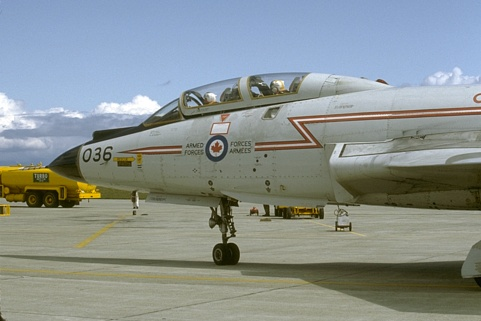
#> input picture example/input_folder/10081.jpg, 481 x 321 px
$ python -i extractor_gray.py   (imports and definitions only)   (older library calls are emulated)
#> lines starting #> are read from the running program, lines starting #| are printed output that depends on the picture; after the words box and inside, x2 and y2 are one past the last pixel; in counts of white or black regions, pixels touching at a corner belong together
import cv2
import numpy as np
from scipy import stats
from skimage import feature
import math


def desvio(x):
    vet = x.ravel()
    desvio = stats.tstd(vet)
    return np.ones(len(vet))*desvio

def block_process(img,X,fun):
    img_array = img.ravel()
    height, width = img.shape[:2]
    length = len(img_array)
    B = np.zeros(length).reshape(img.shape[:2])
    process_length = X*X
    for i in range(0,height,X):
        limit_h = i + X
        if(i+X > height):
            limit_h = height
        for j in range(0,width,X):
            limit_w = j + X
            if(j+X > width):
                limit_w = width
            bloco = img[i:limit_h,j:limit_w]
            bloco_ravel = bloco.ravel()
            #print "i:",i,"j:",j
            if(len(bloco_ravel) < process_length):
                zeros = np.zeros(process_length - len(bloco_ravel))
                bloco_ravel = np.concatenate((bloco_ravel,zeros))
            block = fun(bloco_ravel)
            #print block.reshape(bloco.shape[:2])
            h,w = bloco.shape[:2]
            limite_total = h*w
            B[i:limit_h,j:limit_w] = block[0:limite_total].reshape(bloco.shape[:2])

    return B

def SNM(img):
    L_ldr = img.astype("double")
    u = stats.tmean(L_ldr.ravel())
    I1 = block_process(L_ldr,11,desvio)
    I1 = I1.reshape(img.shape[:2])
    sig = stats.tmean(I1.ravel())
    phat_1 = 4.4
    phat_2 = 10.1
    beta_mode = (phat_1 - 1)/(phat_1 + phat_2 - 2)
    C_0 = stats.beta.pdf(beta_mode,phat_1,phat_2)
    C = stats.beta.pdf(sig/64.29,phat_1,phat_2)
    pc = C/C_0
    #pc
    muhat = 115.94
    sigmahat = 27.99
    B_0 = stats.norm.pdf(muhat,muhat,sigmahat)
    B = stats.norm.pdf(u,muhat,sigmahat)
    pb = B/B_0
    N = pb*pc
    return N

def eme(img, M,L):
    how_many = int(math.floor(M/L))
    E = 0
    B1 = np.zeros(L)
    m1 = 0
    for m in range(0,how_many):
        n1 = 0
        for n in range(0,how_many):
            B1 = img[m1:(m1+L),n1:(n1+L)]
            b_min = np.min(B1.ravel())
            b_max = np.max(B1.ravel())
            if b_min>0:
                b_ratio = b_max/b_min
                E = E +20*np.log(b_ratio)
            n1 = n1 + L
        m1 = m1 + L
    E = (E/how_many)/how_many
    return E


#mean_I,std_I,entropy_I,std_hist_I,kurt_hist_I,skew_hist_I,lbp_0,lbp_1,lbp_2,lbp_3,lbp_4,lbp_5,lbp_6,lbp_7,lbp_8,lbp_9,com_entropy,com_inertia,com_energy,com_correlation,com_homogeniety,FFT_energy,FFT_entropy,FFT_intertia,FFT_homogeneity, SNM,EME

def extract_gray_features(img):
    #img = cv2.imread(arquivo,0)
    histogram,bins = np.histogram(img.ravel(),256,[0,256])
    normalized_histogram = histogram.astype(float) / sum(histogram) #Normalizing Histogram

    descritores = []

    #Espaciais
    #-----------------------#
    media_img = stats.tmean(img.ravel())
    std_img = stats.tstd(img.ravel())
    entropy_img = stats.entropy(histogram, base=2)
    descritores.append(media_img)
    descritores.append(std_img)
    descritores.append(entropy_img)
    #------------------------#

    #histogram
    #----------------------#
    std_hist = np.std(normalized_histogram)
    kurt_hist = stats.kurtosis(normalized_histogram,fisher=False)
    skew_hist = stats.skew(normalized_histogram)
    descritores.append(std_hist)
    descritores.append(kurt_hist)
    descritores.append(skew_hist)
    #----------------------#

    #LBP
    #----------------------#

    #lbp_default = feature.local_binary_pattern(img,8,1,method="default")
    #lbp_ror = feature.local_binary_pattern(img,8,1,method="ror")
    #lbp_nriuniform = feature.local_binary_pattern(img,8,1,method="nri_uniform")
    #lbp_var = feature.local_binary_pattern(img,8,1,method="var")
    lbp_uniform = feature.local_binary_pattern(img,8,1,method="uniform")
    (hist, _) = np.histogram(lbp_uniform.ravel(),10,[0,10])
    hist = hist/np.linalg.norm(hist)
    descritores = descritores + hist.tolist()

    #----------------------#
    #Co-ocorrence MATRIX
    #---------------------------------#
    co_ocurrence_matrix = feature.greycomatrix(img,[1],[0],levels=256,normed=True)
    co_ocurrence_matrix_nonorm = feature.greycomatrix(img,[1],[0],levels=256,normed=False)
    co_ocurrence_matrix2 = co_ocurrence_matrix[:,:,0,0]
    co_ocurrence_matrix_nonorm = co_ocurrence_matrix_nonorm[:,:,0,0]

    co_ocurrence_matrix_nonorm[co_ocurrence_matrix_nonorm >=1] = 1

    hist_glcm,bins = np.histogram(co_ocurrence_matrix_nonorm.ravel(),256,[0,1])
    norm_hist_glcm = hist_glcm.astype(float) / sum(hist_glcm)
    soma = 0
    for i in range(0,256):
        if(norm_hist_glcm[i] != 0):
            soma = soma + norm_hist_glcm[i]*np.log2(norm_hist_glcm[i])


    com_entropy = -1*soma
    com_inertia = feature.greycoprops(co_ocurrence_matrix,'contrast')
    com_correlation = feature.greycoprops(co_ocurrence_matrix,'correlation')
    com_energy = feature.greycoprops(co_ocurrence_matrix,'energy')
    com_energy = com_energy * com_energy
    com_homogeniety = 0

    for i in range(0,co_ocurrence_matrix2.shape[0]):
        for j in range(0,co_ocurrence_matrix2.shape[1]):
            com_homogeniety = com_homogeniety + co_ocurrence_matrix2[i,j]/ (1 + abs(i-j))

    descritores.append(com_entropy)
    descritores.append(com_inertia.ravel()[0])
    descritores.append(com_energy.ravel()[0])
    descritores.append(com_correlation.ravel()[0])
    descritores.append(com_homogeniety)

    #---------------------------------#

    #Fourier Transform
    #---------------------------------#
    F = np.fft.fft2(img)
    NFP = F

    spectral_energy = sum(sum(abs(F)*abs(F)))
    spectral_energy = 1.0/F.ravel().size * spectral_energy

    F = np.fft.fftshift(F)
    F = abs(F)
    F = np.log(F+1)

    out = np.zeros(F.ravel().size,np.double)
    F = cv2.normalize(F,out,1.0,0.0,cv2.NORM_MINMAX)
    NFP = abs(np.real(NFP))/math.sqrt(abs(spectral_energy))

    NFP_energy = 0
    NFP_entropy = 0
    NFP_inertia = 0
    NFP_homogeneity = 0


    for i in range(0,NFP.shape[0]):
        for j in range(0,NFP.shape[1]):
            NFP_entropy = NFP_entropy + NFP[i,j]* np.log(NFP[i,j]);

            NFP_energy = NFP_energy + ( NFP[i,j]* NFP[i,j] );

            NFP_inertia = NFP_inertia + (i-j) * NFP[i,j];

            NFP_homogeneity = NFP_homogeneity + NFP[i,j]/( 1 + abs(i-j));


    NFP_energy = NFP_energy / NFP.ravel().size
    NFP_homogeneity = NFP_homogeneity / NFP.ravel().size
    NFP_entropy = NFP_entropy / NFP.ravel().size
    NFP_inertia = NFP_inertia / NFP.ravel().size

    descritores.append(NFP_energy)
    descritores.append(NFP_entropy)
    descritores.append(NFP_inertia)
    descritores.append(NFP_homogeneity)
    #-----------------------------------------#

    #QUALIDADE
    #---------------------------------------#
    #SMN

    descritores.append(SNM(img))

    #EME
    nrows = img.shape[0]
    ncols = img.shape[1]

    if(nrows > ncols):
        csize = ncols
    else:
        csize = nrows

    if(csize % 2 != 0):
        csize = csize - 1

    xmin = int(round(ncols/2)) - int(round(csize/2))
    ymin = int(round(nrows/2)) - int(round(csize/2))

    crop = img[ymin:ymin+csize,xmin:xmin+csize]
    EME_original = eme(crop.astype("float"),crop.shape[0],8)

    descritores.append(EME_original)


    #-------------------------------------------#
    return descritores

>>> import cv2
>>> picture = cv2.imread('example/input_folder/10081.jpg', cv2.IMREAD_GRAYSCALE)
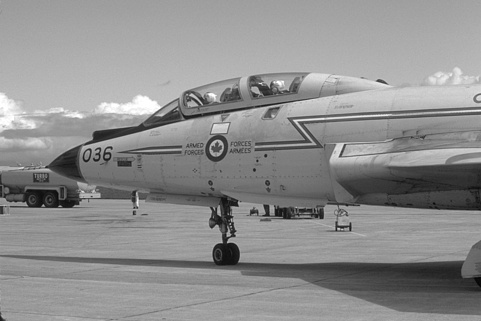
#> picture: shape (321, 481); min 5, max 255, mean 142.5
>>> result = extract_gray_features(picture)
#> in extract_gray_features, `histogram,bins = np.histogram(img.ravel(),256,[0,256])`: histogram = 256 values, max 3374 at index 158, min 0 at index 0, mean 603.1; bins = 257 values from 0 to 256
#> in extract_gray_features, `normalized_histogram = histogram.astype(float) / sum(histogram)`: normalized_histogram = 256 values, max 0.0219 at index 158, min 0 at index 0, mean 0.00391
#> in extract_gray_features, `media_img = stats.tmean(img.ravel())`: media_img = 4.45
#> in extract_gray_features, `std_img = stats.tstd(img.ravel())`: std_img = 41.3
#> in extract_gray_features, `entropy_img = stats.entropy(histogram, base=2)`: entropy_img = 7.08
#> in extract_gray_features, `std_hist = np.std(normalized_histogram)`: std_hist = 0.00504
#> in extract_gray_features, `kurt_hist = stats.kurtosis(normalized_histogram,fisher=False)`: kurt_hist = 6.13
#> in extract_gray_features, `skew_hist = stats.skew(normalized_histogram)`: skew_hist = 1.98
#> in extract_gray_features, `lbp_uniform = feature.local_binary_pattern(img,8,1,method="uniform")`:
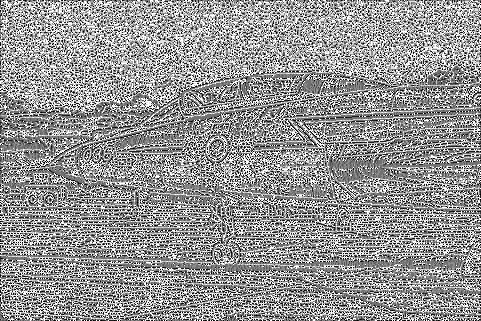
#> lbp_uniform: shape (321, 481) float64; min 0, max 9, mean 5.24; drawn with min black and max white
#> in extract_gray_features, `(hist, _) = np.histogram(lbp_uniform.ravel(),10,[0,10])`: hist = [8181, 14850, 5400, 13354, 21885, 19230, 10894, 15848, 19969, 24790]
#> in extract_gray_features, `hist = hist/np.linalg.norm(hist)`: hist = [0.157, 0.284, 0.103, 0.256, 0.419, 0.368, 0.209, 0.303, 0.382, 0.475]
#> in extract_gray_features, `descritores = descritores + hist.tolist()`: descritores = [4.45, 41.3, 7.08, 0.00504, 6.13, 1.98, 0.157, 0.284, 0.103, 0.256, 0.419, 0.368, 0.209, 0.303, 0.382, 0.475]
#> in extract_gray_features, `co_ocurrence_matrix2 = co_ocurrence_matrix[:,:,0,0]`:
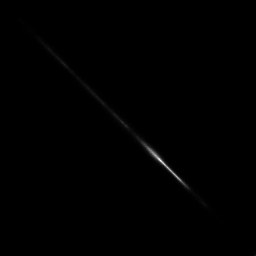
#> co_ocurrence_matrix2: shape (256, 256) float64; min 0, max 0.00558, mean 1.53e-05; drawn with min black and max white
#> in extract_gray_features, `co_ocurrence_matrix_nonorm[co_ocurrence_matrix_nonorm >=1] = 1`:
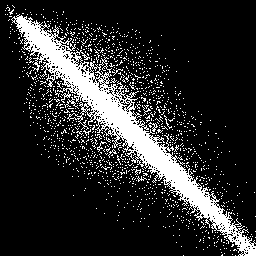
#> co_ocurrence_matrix_nonorm: shape (256, 256) uint32; values 0 (black) and 1 (white), 16.8% white; 1258 white regions (1249 under 20 px), largest, box (x1, y1, x2, y2) and area: (11, 14, 256, 256) 8283, (64, 97, 79, 109) 43, (61, 91, 71, 103) 36
#> in extract_gray_features, `hist_glcm,bins = np.histogram(co_ocurrence_matrix_nonorm.ravel(),256,[..`: hist_glcm = 256 values, max 54550 at index 0, min 0 at index 1, mean 256; bins = 257 values from 0 to 1
#> in extract_gray_features, `norm_hist_glcm = hist_glcm.astype(float) / sum(hist_glcm)`: norm_hist_glcm = 256 values, max 0.832 at index 0, min 0 at index 1, mean 0.00391
#> the loop in extract_gray_features, `for i in range(0,256):` made 256 passes
#> soma on passes 1, 256: -0.22, -0.652
#> after the loop in extract_gray_features, `for i in range(0,256):`: soma = -0.652
#> in extract_gray_features, `com_entropy = -1*soma`: com_entropy = 0.652
#> in extract_gray_features, `com_inertia = feature.greycoprops(co_ocurrence_matrix,'contrast')`: com_inertia = [74.06]
#> in extract_gray_features, `com_correlation = feature.greycoprops(co_ocurrence_matrix,'correlation')`: com_correlation = [0.978]
#> in extract_gray_features, `com_energy = feature.greycoprops(co_ocurrence_matrix,'energy')`: com_energy = [0.0376]
#> in extract_gray_features, `com_energy = com_energy * com_energy`: com_energy = [0.00141]
#> after the loop in extract_gray_features, `for i in range(0,co_ocurrence_matrix2.shape[0]):`: com_homogeniety = 0.466
#> in extract_gray_features, `spectral_energy = sum(sum(abs(F)*abs(F)))`: spectral_energy = 5.25e+14
#> in extract_gray_features, `spectral_energy = 1.0/F.ravel().size * spectral_energy`: spectral_energy = 3.4e+09
#> in extract_gray_features, `F = np.log(F+1)`:
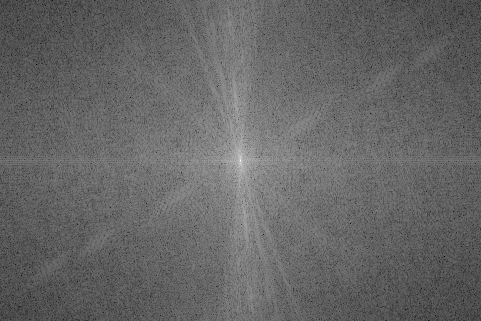
#> F: shape (321, 481) float64; min 1.25, max 16.91, mean 7.52; drawn with min black and max white
#> after the loop in extract_gray_features, `for i in range(0,NFP.shape[0]):`: NFP_energy = 147911.2; NFP_entropy = -11186.2; NFP_homogeneity = 583.4; NFP_inertia = -507691.3
#> in extract_gray_features, `NFP_energy = NFP_energy / NFP.ravel().size`: NFP_energy = 0.958
#> in extract_gray_features, `NFP_homogeneity = NFP_homogeneity / NFP.ravel().size`: NFP_homogeneity = 0.00378
#> in extract_gray_features, `NFP_entropy = NFP_entropy / NFP.ravel().size`: NFP_entropy = -0.0724
#> in extract_gray_features, `NFP_inertia = NFP_inertia / NFP.ravel().size`: NFP_inertia = -3.29
#> in SNM, `u = stats.tmean(L_ldr.ravel())`: u = 142.5
#> in block_process, `length = len(img_array)`: length = 154401
#> after the loop in block_process, `for i in range(0,height,X):`:
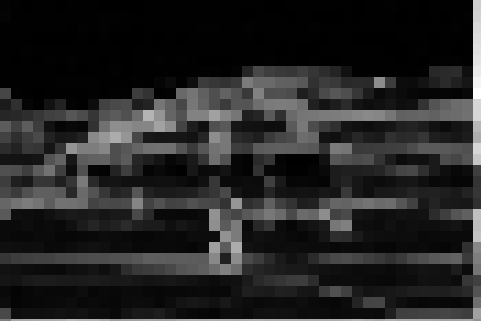
#> B: shape (321, 481) float64; min 1.01, max 90.4, mean 14.1; drawn with min black and max white
#> in extract_gray_features, `crop = img[ymin:ymin+csize,xmin:xmin+csize]`:
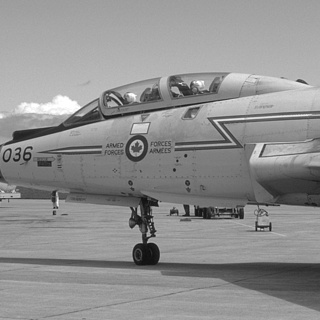
#> crop: shape (320, 320); min 12, max 255, mean 143.2

$ run again, on example/input_folder/12084.jpg
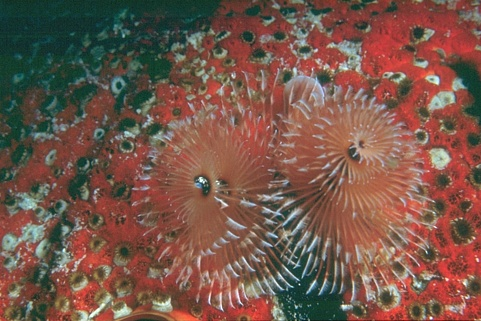
#> input picture example/input_folder/12084.jpg, 481 x 321 px
#> in extract_gray_features, `histogram,bins = np.histogram(img.ravel(),256,[0,256])`: histogram = 256 values, max 2257 at index 90, min 0 at index 0, mean 603.1; bins = 257 values from 0 to 256
#> normalized_histogram = 256 values, max 0.0146 at index 90, min 0 at index 0, mean 0.00391
#> media_img = 5.48
#> std_img = 33.88
#> entropy_img = 7.01
#> std_hist = 0.00454
#> kurt_hist = 2.59
#> skew_hist = 0.96
#> in extract_gray_features, `(hist, _) = np.histogram(lbp_uniform.ravel(),10,[0,10])`: hist = [9838, 12074, 11160, 17967, 25366, 17816, 12649, 12657, 13803, 21071]
#> in extract_gray_features, `hist = hist/np.linalg.norm(hist)`: hist = [0.193, 0.237, 0.219, 0.352, 0.497, 0.349, 0.248, 0.248, 0.27, 0.413]
#> descritores = [5.48, 33.88, 7.01, 0.00454, 2.59, 0.96, 0.193, 0.237, 0.219, 0.352, 0.497, 0.349, 0.248, 0.248, 0.27, 0.413]
#> in extract_gray_features, `co_ocurrence_matrix_nonorm[co_ocurrence_matrix_nonorm >=1] = 1`:
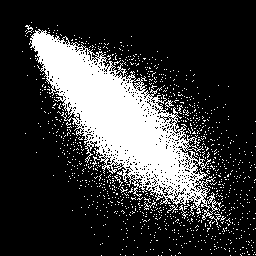
#> co_ocurrence_matrix_nonorm: shape (256, 256) uint32; values 0 (black) and 1 (white), 22.5% white; 1000 white regions (993 under 20 px), largest, box (x1, y1, x2, y2) and area: (29, 29, 224, 225) 12897, (144, 200, 156, 210) 32, (165, 100, 174, 108) 29
#> in extract_gray_features, `hist_glcm,bins = np.histogram(co_ocurrence_matrix_nonorm.ravel(),256,[..`: hist_glcm = 256 values, max 50812 at index 0, min 0 at index 1, mean 256; bins = 257 values from 0 to 1
#> norm_hist_glcm = 256 values, max 0.775 at index 0, min 0 at index 1, mean 0.00391
#> the loop in extract_gray_features, `for i in range(0,256):` made 256 passes
#> soma on passes 1, 256: -0.285, -0.769
#> after the loop in extract_gray_features, `for i in range(0,256):`: soma = -0.769
#> com_entropy = 0.769
#> com_inertia = [228.1]
#> com_correlation = [0.901]
#> in extract_gray_features, `com_energy = feature.greycoprops(co_ocurrence_matrix,'energy')`: com_energy = [0.0178]
#> in extract_gray_features, `com_energy = com_energy * com_energy`: com_energy = [0.000317]
#> after the loop in extract_gray_features, `for i in range(0,co_ocurrence_matrix2.shape[0]):`: com_homogeniety = 0.226
#> in extract_gray_features, `spectral_energy = sum(sum(abs(F)*abs(F)))`: spectral_energy = 2.41e+14
#> in extract_gray_features, `spectral_energy = 1.0/F.ravel().size * spectral_energy`: spectral_energy = 1.56e+09
#> after the loop in extract_gray_features, `for i in range(0,NFP.shape[0]):`: NFP_energy = 144615.4; NFP_entropy = -18022; NFP_homogeneity = 723.4; NFP_inertia = -1032481.2
#> in extract_gray_features, `NFP_energy = NFP_energy / NFP.ravel().size`: NFP_energy = 0.937
#> in extract_gray_features, `NFP_homogeneity = NFP_homogeneity / NFP.ravel().size`: NFP_homogeneity = 0.00468
#> in extract_gray_features, `NFP_entropy = NFP_entropy / NFP.ravel().size`: NFP_entropy = -0.117
#> in extract_gray_features, `NFP_inertia = NFP_inertia / NFP.ravel().size`: NFP_inertia = -6.69
#> u = 94.59
#> length = 154401
#> in extract_gray_features, `crop = img[ymin:ymin+csize,xmin:xmin+csize]`:
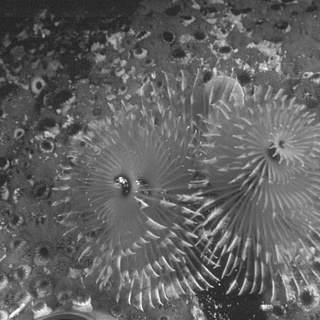
#> crop: shape (320, 320); min 29, max 255, mean 97.6

$ run again, on example/input_folder/14037.jpg
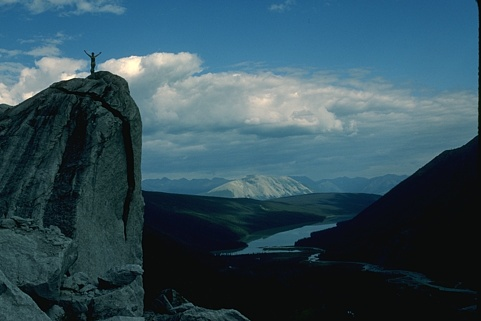
#> input picture example/input_folder/14037.jpg, 481 x 321 px
#> in extract_gray_features, `histogram,bins = np.histogram(img.ravel(),256,[0,256])`: histogram = 256 values, max 22631 at index 11, min 1 at index 253, mean 603.1; bins = 257 values from 0 to 256
#> normalized_histogram = 256 values, max 0.147 at index 11, min 6.48e-06 at index 253, mean 0.00391
#> media_img = 4.97
#> std_img = 51.56
#> entropy_img = 6.75
#> std_hist = 0.00988
#> kurt_hist = 171.6
#> skew_hist = 12.17
#> in extract_gray_features, `(hist, _) = np.histogram(lbp_uniform.ravel(),10,[0,10])`: hist = [6647, 10661, 5339, 13037, 18011, 19281, 10119, 12977, 39273, 19056]
#> in extract_gray_features, `hist = hist/np.linalg.norm(hist)`: hist = [0.117, 0.188, 0.094, 0.229, 0.317, 0.339, 0.178, 0.228, 0.691, 0.335]
#> descritores = [4.97, 51.56, 6.75, 0.00988, 171.6, 12.17, 0.117, 0.188, 0.094, 0.229, 0.317, 0.339, 0.178, 0.228, 0.691, 0.335]
#> in extract_gray_features, `co_ocurrence_matrix_nonorm[co_ocurrence_matrix_nonorm >=1] = 1`:
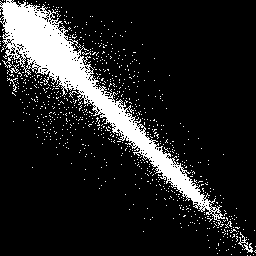
#> co_ocurrence_matrix_nonorm: shape (256, 256) uint32; values 0 (black) and 1 (white), 14% white; 773 white regions (769 under 20 px), largest, box (x1, y1, x2, y2) and area: (0, 0, 225, 226) 7760, (238, 232, 253, 253) 83, (7, 78, 18, 92) 33, (9, 64, 19, 73) 31
#> in extract_gray_features, `hist_glcm,bins = np.histogram(co_ocurrence_matrix_nonorm.ravel(),256,[..`: hist_glcm = 256 values, max 56392 at index 0, min 0 at index 1, mean 256; bins = 257 values from 0 to 1
#> norm_hist_glcm = 256 values, max 0.86 at index 0, min 0 at index 1, mean 0.00391
#> the loop in extract_gray_features, `for i in range(0,256):` made 256 passes
#> soma on passes 1, 256: -0.187, -0.583
#> after the loop in extract_gray_features, `for i in range(0,256):`: soma = -0.583
#> com_entropy = 0.583
#> com_inertia = [50.95]
#> com_correlation = [0.99]
#> in extract_gray_features, `com_energy = feature.greycoprops(co_ocurrence_matrix,'energy')`: com_energy = [0.137]
#> in extract_gray_features, `com_energy = com_energy * com_energy`: com_energy = [0.0189]
#> after the loop in extract_gray_features, `for i in range(0,co_ocurrence_matrix2.shape[0]):`: com_homogeniety = 0.545
#> in extract_gray_features, `spectral_energy = sum(sum(abs(F)*abs(F)))`: spectral_energy = 1.85e+14
#> in extract_gray_features, `spectral_energy = 1.0/F.ravel().size * spectral_energy`: spectral_energy = 1.2e+09
#> after the loop in extract_gray_features, `for i in range(0,NFP.shape[0]):`: NFP_energy = 115419.8; NFP_entropy = -13377.1; NFP_homogeneity = 678.8; NFP_inertia = -683619.1
#> in extract_gray_features, `NFP_energy = NFP_energy / NFP.ravel().size`: NFP_energy = 0.748
#> in extract_gray_features, `NFP_homogeneity = NFP_homogeneity / NFP.ravel().size`: NFP_homogeneity = 0.0044
#> in extract_gray_features, `NFP_entropy = NFP_entropy / NFP.ravel().size`: NFP_entropy = -0.0866
#> in extract_gray_features, `NFP_inertia = NFP_inertia / NFP.ravel().size`: NFP_inertia = -4.43
#> u = 71.3
#> length = 154401
#> in extract_gray_features, `crop = img[ymin:ymin+csize,xmin:xmin+csize]`:
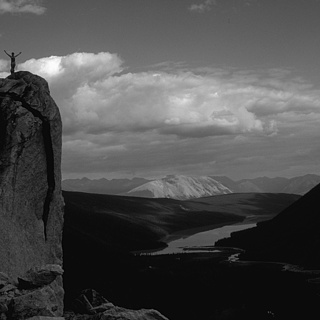
#> crop: shape (320, 320); min 0, max 255, mean 76.9

$ run again, on example/input_folder/14085.jpg
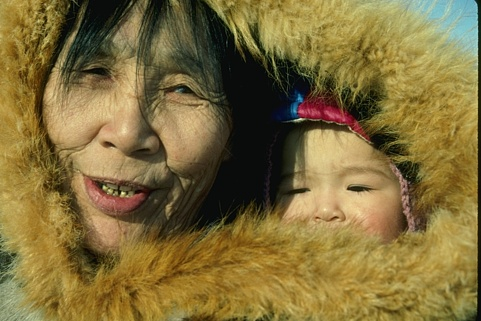
#> input picture example/input_folder/14085.jpg, 481 x 321 px
#> in extract_gray_features, `histogram,bins = np.histogram(img.ravel(),256,[0,256])`: histogram = 256 values, max 6668 at index 11, min 0 at index 222, mean 603.1; bins = 257 values from 0 to 256
#> normalized_histogram = 256 values, max 0.0432 at index 11, min 0 at index 222, mean 0.00391
#> media_img = 4.09
#> std_img = 50.73
#> entropy_img = 7.37
#> std_hist = 0.00394
#> kurt_hist = 39.58
#> skew_hist = 4.1
#> in extract_gray_features, `(hist, _) = np.histogram(lbp_uniform.ravel(),10,[0,10])`: hist = [9873, 12249, 10271, 16729, 24851, 18032, 11867, 12554, 17611, 20364]
#> in extract_gray_features, `hist = hist/np.linalg.norm(hist)`: hist = [0.194, 0.24, 0.201, 0.328, 0.487, 0.354, 0.233, 0.246, 0.345, 0.399]
#> descritores = [4.09, 50.73, 7.37, 0.00394, 39.58, 4.1, 0.194, 0.24, 0.201, 0.328, 0.487, 0.354, 0.233, 0.246, 0.345, 0.399]
#> in extract_gray_features, `hist_glcm,bins = np.histogram(co_ocurrence_matrix_nonorm.ravel(),256,[..`: hist_glcm = 256 values, max 50373 at index 0, min 0 at index 1, mean 256; bins = 257 values from 0 to 1
#> norm_hist_glcm = 256 values, max 0.769 at index 0, min 0 at index 1, mean 0.00391
#> the loop in extract_gray_features, `for i in range(0,256):` made 256 passes
#> soma on passes 1, 256: -0.292, -0.78
#> after the loop in extract_gray_features, `for i in range(0,256):`: soma = -0.78
#> com_entropy = 0.78
#> com_inertia = [189.8]
#> com_correlation = [0.963]
#> in extract_gray_features, `com_energy = feature.greycoprops(co_ocurrence_matrix,'energy')`: com_energy = [0.0387]
#> in extract_gray_features, `com_energy = com_energy * com_energy`: com_energy = [0.0015]
#> after the loop in extract_gray_features, `for i in range(0,co_ocurrence_matrix2.shape[0]):`: com_homogeniety = 0.247
#> in extract_gray_features, `spectral_energy = sum(sum(abs(F)*abs(F)))`: spectral_energy = 3.47e+14
#> in extract_gray_features, `spectral_energy = 1.0/F.ravel().size * spectral_energy`: spectral_energy = 2.25e+09
#> after the loop in extract_gray_features, `for i in range(0,NFP.shape[0]):`: NFP_energy = 143640.6; NFP_entropy = -14420.8; NFP_homogeneity = 713.2; NFP_inertia = -883819.9
#> in extract_gray_features, `NFP_energy = NFP_energy / NFP.ravel().size`: NFP_energy = 0.93
#> in extract_gray_features, `NFP_homogeneity = NFP_homogeneity / NFP.ravel().size`: NFP_homogeneity = 0.00462
#> in extract_gray_features, `NFP_entropy = NFP_entropy / NFP.ravel().size`: NFP_entropy = -0.0934
#> in extract_gray_features, `NFP_inertia = NFP_inertia / NFP.ravel().size`: NFP_inertia = -5.72
#> u = 109.4
#> length = 154401
#> in extract_gray_features, `crop = img[ymin:ymin+csize,xmin:xmin+csize]`:
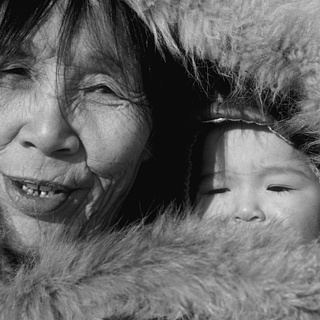
#> crop: shape (320, 320); min 0, max 248, mean 101.9
